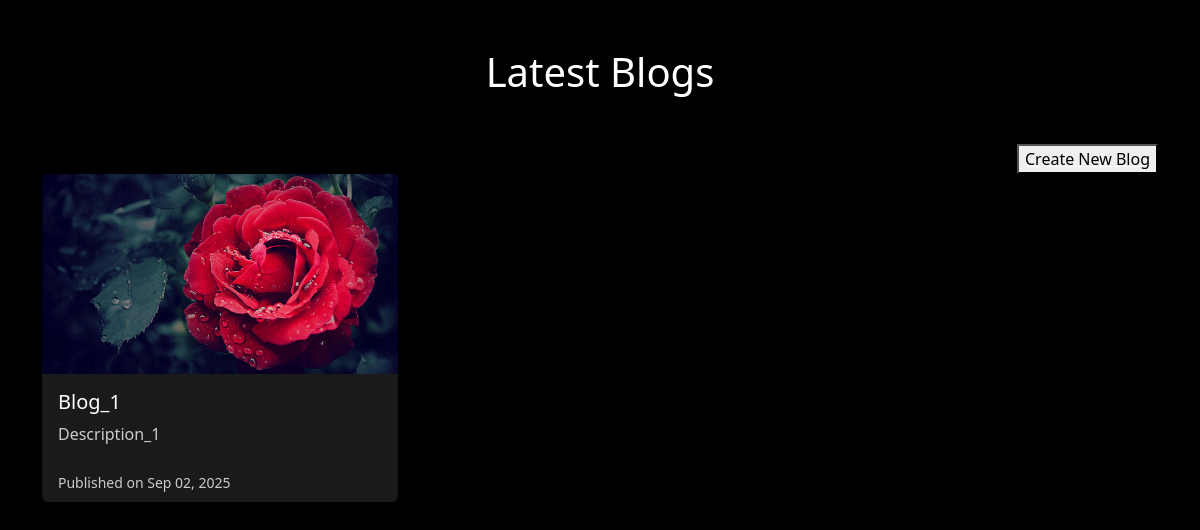
Page /latest-blogs/ on the earlier database version.
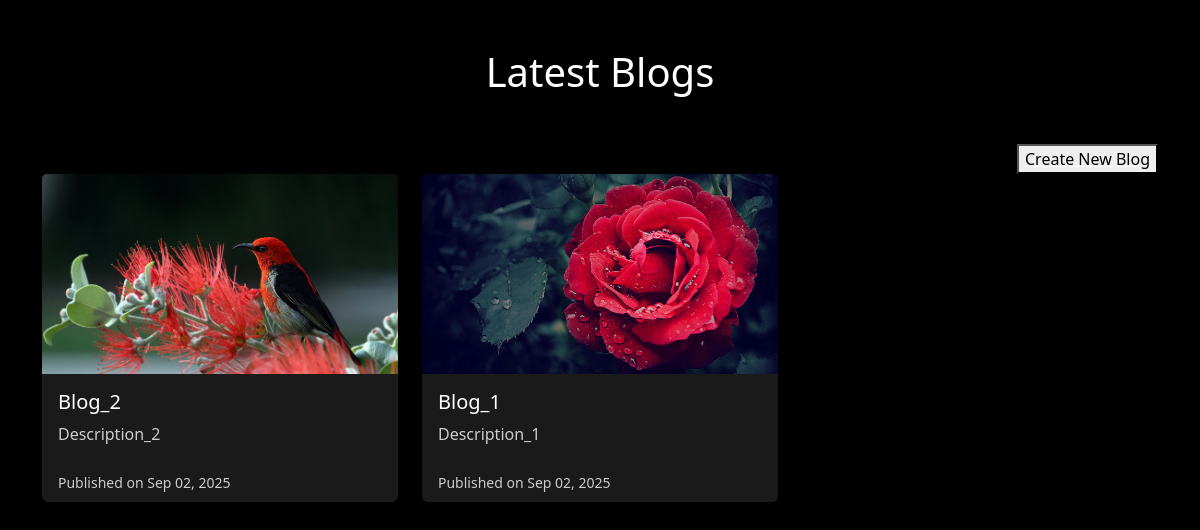
Same page on the later database version.
### core/models.py (models this page shows, shortened)
class Blog(models.Model):
    title = models.CharField(max_length=200)
    description = models.TextField()
    blog_image = models.ImageField(upload_to='blog_images')
    created_at = models.DateTimeField(auto_now_add=True)

### core/views.py (the view)
# urls.py: path('latest-blogs/', latest_blogs, name='latest_blogs'),
def latest_blogs(request):
    blogs = Blog.objects.order_by('-created_at')
    return render(request, 'latest_blogs.html', {'blogs': blogs})

### core/templates/latest_blogs.html (shortened to what this page needs)
<!DOCTYPE html>
<html lang="en">
<head>
    {% load static %}
    <link href="https://cdn.jsdelivr.net/npm/bootstrap@5.3.0/dist/css/bootstrap.min.css" rel="stylesheet">
</head>
    <div class="container py-5">
        <h1 class="mb-5 text-center">Latest Blogs</h1>
         <div>
        <a href="{% url 'create_blog'%}"><button style="display: flex; justify-self: right;">Create New Blog</button></a>
    </div>
        <div class="row g-4">
            {% for blog in blogs %}
                <div class="col-md-4">
                    <div class="card h-100 shadow-sm border-0">
                        {% if blog.blog_image %}
                            <img src="{{ blog.blog_image.url }}" class="card-img-top" alt="{{ blog.title }}">
                        {% else %}
                            <img src="https://via.placeholder.com/400x200?text=No+Image" class="card-img-top" alt="No Image">
                        {% endif %}
                        <div class="card-body">
                            <h5 class="card-title">
                                <a href="{% url 'blog_detail' blog.pk %}" class="text-decoration-none">
                                    {{ blog.title }}
                                </a>
                            </h5>
                            <p class="card-text">{{ blog.description|truncatewords:20 }}</p>
                        </div>
                        <div class="card-footer bg-transparent border-top-0">
                            <small class="text-muted">Published on {{ blog.created_at|date:"M d, Y" }}</small>
                        </div>
                    </div>
                </div>
            {% empty %}
                <div class="col-12 text-center">
                    <p class="text-muted">No blogs available yet.</p>
                </div>
            {% endfor %}
        </div>
    </div>
</body>
</html>

Differences in the rows shown:
added Blog: blog_image (picture), title "Blog_2", description "Description_2", created_at "Sep 02, 2025"
